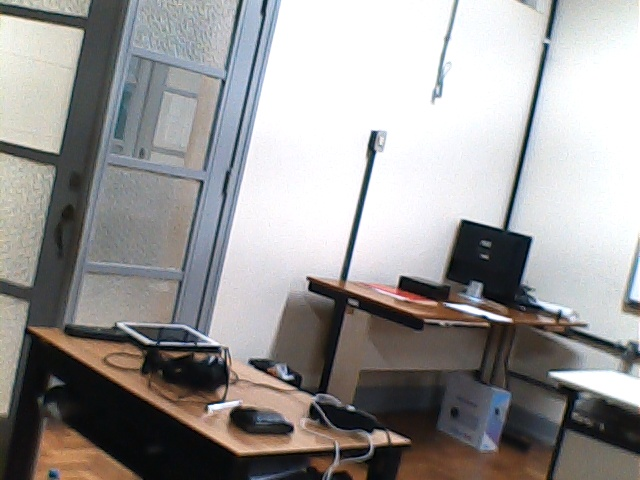
#> input picture images_to_virtual/image1/image_1_1.jpg, 640 x 480 px; its folder holds only this picture in this run
$ jupyter execute --allow-errors parte2.ipynb
#> lines starting #> are read from the running program, lines starting #| are printed output that depends on the picture
# Obtenção da Imagem virtual por relação com o algoritmo do SIFT

[cell 1]
import cv2
import numpy as np
import matplotlib.pyplot as plt

[cell 2]
def stitch_rect_image(camera,mtx_1,dist_1,mtx_2,dist_2):
    # Load the images
#> called with camera = '1', mtx_1 = array of shape (3, 3), dist_1 = array of shape (1, 5), mtx_2 = array of shape (3, 3), dist_2 = array of shape (1, 5)
    img1 = cv2.imread(f'./images_to_virtual/image{camera}/image_1_{camera}.jpg', 1)  # color
#> img1 is the input picture: shape (480, 640, 3); mean B, G, R 150.7, 151.4, 153.5
    img2 = cv2.imread(f'./images_to_virtual/image{camera}/image_2_{camera}.jpg', 1)  # color

    h_1,  w_1 = img1.shape[:2]
#> h_1 = 480; w_1 = 640
    newcameramtx_1, roi_1 = cv2.getOptimalNewCameraMatrix(mtx_1, dist_1, (w_1,h_1), 1, (w_1,h_1))
#> roi_1 = (2, 8, 631, 462)

    # undistort
    dst_1 = cv2.undistort(img1, mtx_1, dist_1, None, newcameramtx_1)
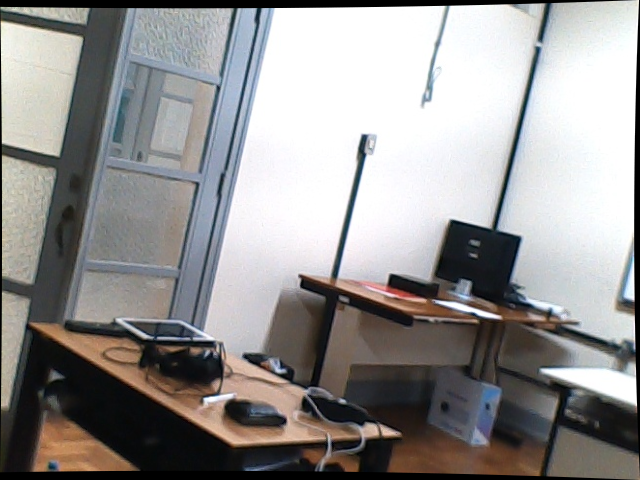
#> dst_1: shape (480, 640, 3); mean B, G, R 145.7, 146.4, 148.3
    # crop the image
    x, y, w, h = roi_1
#> x = 2; y = 8; w = 631; h = 462
    dst_1 = dst_1[y:y+h, x:x+w]
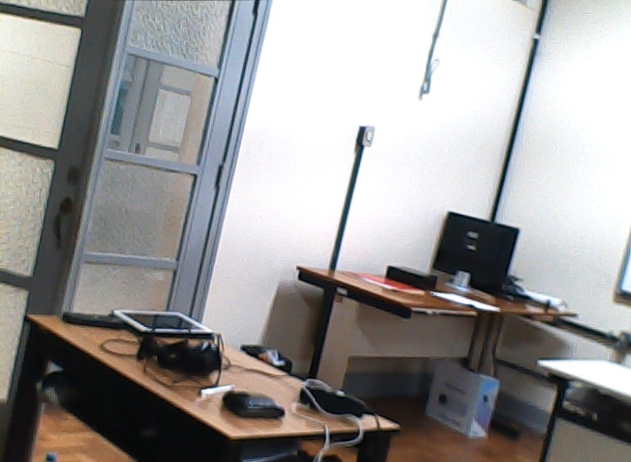
#> dst_1: shape (462, 631, 3); mean B, G, R 151.3, 151.9, 153.9
    #cv2.imwrite('calibresult.png', dst)

    h_2,  w_2 = img2.shape[:2]
    newcameramtx_2, roi_2 = cv2.getOptimalNewCameraMatrix(mtx_2, dist_2, (w_2,h_2), 1, (w_2,h_2))

    # undistort
    dst_2 = cv2.undistort(img2, mtx_2, dist_2, None, newcameramtx_2)
    # crop the image
    x, y, w, h = roi_2
    dst_2 = dst_2[y:y+h, x:x+w]
    #cv2.imwrite('calibresult.png', dst)

    # Initialize SIFT detector
    sift = cv2.xfeatures2d.SIFT_create()

    # Find keypoints and descriptors with SIFT
    kp1, des1 = sift.detectAndCompute(dst_1, None)
    kp2, des2 = sift.detectAndCompute(dst_2, None)

    # Match features using FLANN (Fast Library for Approximate Nearest Neighbors)
    FLANN_INDEX_KDTREE = 0
    index_params = dict(algorithm=FLANN_INDEX_KDTREE, trees=5)
    search_params = dict(checks=50)
    flann = cv2.FlannBasedMatcher(index_params, search_params)
    matches = flann.knnMatch(des1, des2, k=2)

    # Store all the good matches as per Lowe's ratio test
    good = []
    for m, n in matches:
        if m.distance < 0.7 * n.distance:
            good.append(m)

    src,dst = [],[]
    # Homography
    if len(good) > 10:
        src_pts = np.float32([kp1[m.queryIdx].pt for m in good]).reshape(-1, 1, 2)
        src.append(src_pts)
        dst_pts = np.float32([kp2[m.trainIdx].pt for m in good]).reshape(-1, 1, 2)
        dst.append(dst_pts)

        M, mask = cv2.findHomography(src_pts, dst_pts, cv2.RANSAC, 5.0)
        matchesMask = mask.ravel().tolist()

        # Get the size of the resulting stitched image
        h1, w1 = dst_1.shape[:2]
        h2, w2 = dst_2.shape[:2]
        corners1 = np.float32([[0, 0], [0, h1], [w1, h1], [w1, 0]]).reshape(-1, 1, 2)
        corners2 = np.float32([[0, 0], [0, h2], [w2, h2], [w2, 0]]).reshape(-1, 1, 2)
        corners2_transformed = cv2.perspectiveTransform(corners2, M)
        corners = np.concatenate((corners1, corners2_transformed), axis=0)

        [xmin, ymin] = np.int32(corners.min(axis=0).ravel() - 0.5)
        [xmax, ymax] = np.int32(corners.max(axis=0).ravel() + 0.5)
        translation = -np.float32([xmin, ymin])
        H_translation = np.array([[1, 0, translation[0]], [0, 1, translation[1]], [0, 0, 1]])

        # Stitch the images together
        result = cv2.warpPerspective(dst_1, H_translation @ M, (xmax - xmin, ymax - ymin))
        result[int(translation[1]):h2 + int(translation[1]), int(translation[0]):w2 + int(translation[0])] = dst_2

    else:
        print("Not enough matches are found - %d/%d" % (len(good), 10))
        matchesMask = None

    # Show the result
    cv2.imshow('Result', result)
    cv2.waitKey(0)
    cv2.destroyAllWindows()
    return result,src,dst
